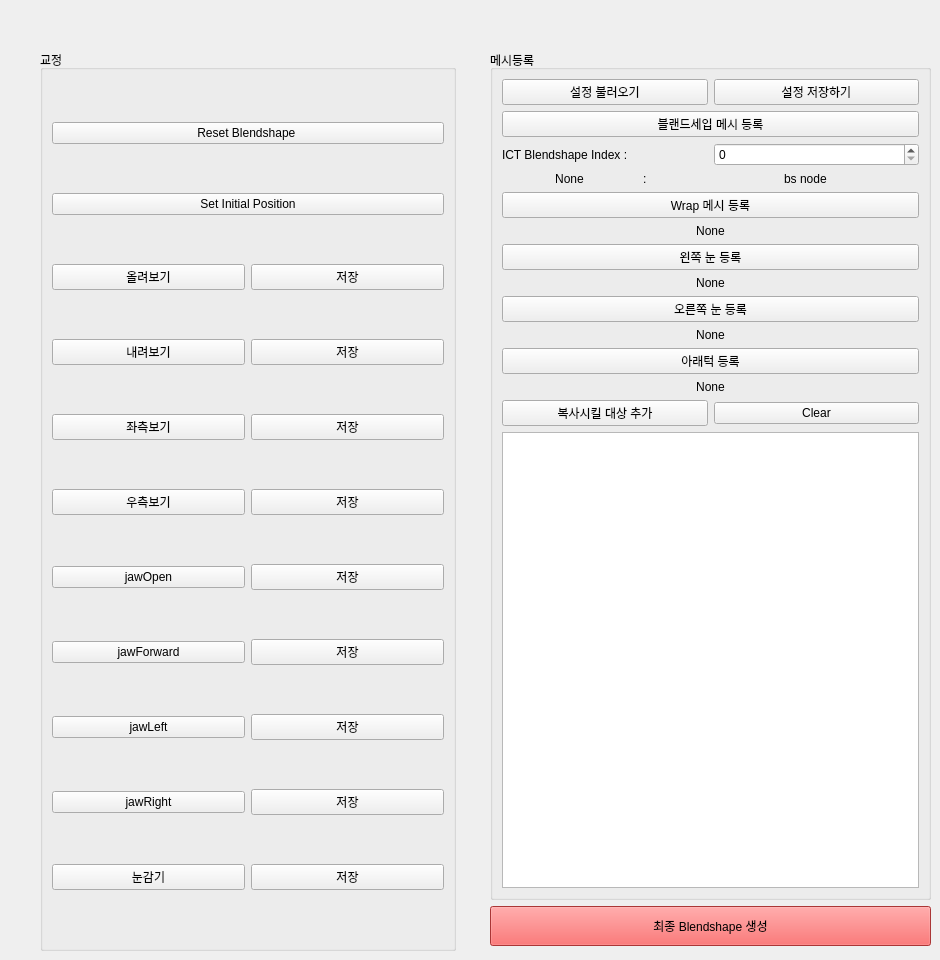
     <widget class="QWidget" name="tab_4">
      <attribute name="title">
       <string>BS Copy</string>
      </attribute>
      <widget class="QWidget" name="verticalLayoutWidget_5">
       <property name="geometry">
        <rect>
         <x>40</x>
         <y>50</y>
         <width>416</width>
         <height>901</height>
        </rect>
       </property>
       <layout class="QVBoxLayout" name="verticalLayout_16">
        <item>
         <widget class="QGroupBox" name="groupBox_4">
          <property name="title">
           <string>교정</string>
          </property>
          <layout class="QVBoxLayout" name="verticalLayout_18">
           <item>
            <widget class="QPushButton" name="pushButton_allResetBS">
             <property name="text">
              <string>Reset Blendshape </string>
             </property>
            </widget>
           </item>
           <item>
            <widget class="QPushButton" name="pushButton_saveDefaultPos">
             <property name="text">
              <string>Set Initial Position</string>
             </property>
            </widget>
           </item>
           <item>
            <layout class="QHBoxLayout" name="horizontalLayout_6">
             <item>
              <widget class="QPushButton" name="pushButton_eyeUp">
               <property name="text">
                <string>올려보기</string>
               </property>
              </widget>
             </item>
             <item>
              <widget class="QPushButton" name="pushButton_eyeUpSave">
               <property name="text">
                <string>저장</string>
               </property>
              </widget>
             </item>
            </layout>
           </item>
           <item>
            <layout class="QHBoxLayout" name="horizontalLayout_8">
             <item>
              <widget class="QPushButton" name="pushButton_eyeDown">
               <property name="text">
                <string>내려보기</string>
               </property>
              </widget>
             </item>
             <item>
              <widget class="QPushButton" name="pushButton_eyeDownSave">
               <property name="text">
                <string>저장</string>
               </property>
              </widget>
             </item>
            </layout>
           </item>
           <item>
            <layout class="QHBoxLayout" name="horizontalLayout_12">
             <item>
              <widget class="QPushButton" name="pushButton_eyeLeft">
               <property name="text">
                <string>좌측보기</string>
               </property>
              </widget>
             </item>
             <item>
              <widget class="QPushButton" name="pushButton_eyeLeftSave">
               <property name="text">
                <string>저장</string>
               </property>
              </widget>
             </item>
            </layout>
           </item>
           <item>
            <layout class="QHBoxLayout" name="horizontalLayout_13">
             <item>
              <widget class="QPushButton" name="pushButton_eyeRight">
               <property name="text">
                <string>우측보기</string>
               </property>
              </widget>
             </item>
             <item>
              <widget class="QPushButton" name="pushButton_eyeRightSave">
               <property name="text">
                <string>저장</string>
               </property>
              </widget>
             </item>
            </layout>
           </item>
           <item>
            <layout class="QHBoxLayout" name="horizontalLayout_4">
             <item>
              <widget class="QPushButton" name="pushButton_jawOpen">
               <property name="text">
                <string>jawOpen</string>
               </property>
              </widget>
             </item>
             <item>
              <widget class="QPushButton" name="pushButton_jawOpenSave">
               <property name="text">
                <string>저장</string>
               </property>
              </widget>
             </item>
            </layout>
           </item>
           <item>
            <layout class="QHBoxLayout" name="horizontalLayout_14">
             <item>
              <widget class="QPushButton" name="pushButton_jawForward">
               <property name="text">
                <string>jawForward</string>
               </property>
              </widget>
             </item>
             <item>
              <widget class="QPushButton" name="pushButton_jawForwardSave">
               <property name="text">
                <string>저장</string>
               </property>
              </widget>
             </item>
            </layout>
           </item>
           <item>
            <layout class="QHBoxLayout" name="horizontalLayout_15">
             <item>
              <widget class="QPushButton" name="pushButton_jawLeft">
               <property name="text">
                <string>jawLeft</string>
               </property>
              </widget>
             </item>
             <item>
              <widget class="QPushButton" name="pushButton_jawLeftSave">
               <property name="text">
                <string>저장</string>
               </property>
              </widget>
             </item>
            </layout>
           </item>
           <item>
            <layout class="QHBoxLayout" name="horizontalLayout_16">
             <item>
              <widget class="QPushButton" name="pushButton_jawRight">
               <property name="text">
                <string>jawRight</string>
               </property>
              </widget>
             </item>
             <item>
              <widget class="QPushButton" name="pushButton_jawRightSave">
               <property name="text">
                <string>저장</string>
               </property>
              </widget>
             </item>
            </layout>
           </item>
           <item>
            <layout class="QHBoxLayout" name="horizontalLayout_18">
             <item>
              <widget class="QPushButton" name="pushButton_closeEye">
               <property name="text">
                <string>눈감기</string>
               </property>
              </widget>
             </item>
             <item>
              <widget class="QPushButton" name="pushButton_closeEyeSave">
               <property name="text">
                <string>저장</string>
               </property>
              </widget>
             </item>
            </layout>
           </item>
          </layout>
         </widget>
        </item>
       </layout>
      </widget>
      <widget class="QWidget" name="verticalLayoutWidget_6">
       <property name="geometry">
        <rect>
         <x>490</x>
         <y>50</y>
         <width>441</width>
         <height>896</height>
        </rect>
       </property>
       <layout class="QVBoxLayout" name="verticalLayout_17">
        <item>
         <widget class="QGroupBox" name="groupBox_12">
          <property name="title">
           <string>메시등록</string>
          </property>
          <layout class="QVBoxLayout" name="verticalLayout_20">
           <item>
            <layout class="QHBoxLayout" name="horizontalLayout_20">
             <item>
              <widget class="QPushButton" name="pushButton_setLoad">
               <property name="text">
                <string>설정 불러오기</string>
               </property>
              </widget>
             </item>
             <item>
              <widget class="QPushButton" name="pushButton_setSave">
               <property name="text">
                <string>설정 저장하기</string>
               </property>
              </widget>
             </item>
            </layout>
           </item>
           <item>
            <widget class="QPushButton" name="pushButton_add_bsmesh">
             <property name="text">
              <string>블랜드세입 메시 등록</string>
             </property>
            </widget>
           </item>
           <item>
            <layout class="QHBoxLayout" name="horizontalLayout_21">
             <item>
              <widget class="QLabel" name="label_3">
               <property name="text">
                <string>ICT Blendshape Index : </string>
               </property>
              </widget>
             </item>
             <item>
              <widget class="QSpinBox" name="spinBox_bs_index">
               <property name="focusPolicy">
                <enum>Qt::NoFocus</enum>
               </property>
              </widget>
             </item>
            </layout>
           </item>
           <item>
            <layout class="QHBoxLayout" name="horizontalLayout_23">
             <item>
              <widget class="QLabel" name="label_blendshapemesh">
               <property name="text">
                <string>None</string>
               </property>
               <property name="alignment">
                <set>Qt::AlignCenter</set>
               </property>
              </widget>
             </item>
             <item>
              <widget class="QLabel" name="label_13">
               <property name="text">
                <string>:</string>
               </property>
              </widget>
             </item>
             <item>
              <widget class="QLabel" name="label_bsNode">
               <property name="text">
                <string>bs node</string>
               </property>
              </widget>
             </item>
            </layout>
           </item>
           <item>
            <widget class="QPushButton" name="pushButton_add_WrapMesh">
             <property name="text">
              <string>Wrap 메시 등록</string>
             </property>
            </widget>
           </item>
           <item>
            <widget class="QLabel" name="label_wrapmesh">
             <property name="text">
              <string>None</string>
             </property>
             <property name="alignment">
              <set>Qt::AlignCenter</set>
             </property>
            </widget>
           </item>
           <item>
            <widget class="QPushButton" name="pushButton_add_eyeL_mesh">
             <property name="text">
              <string>왼쪽 눈 등록</string>
             </property>
            </widget>
           </item>
           <item>
            <widget class="QLabel" name="label_eyeLmesh">
             <property name="text">
              <string>None</string>
             </property>
             <property name="alignment">
              <set>Qt::AlignCenter</set>
             </property>
            </widget>
           </item>
           <item>
            <widget class="QPushButton" name="pushButton_add_eyeR_mesh">
             <property name="text">
              <string>오른쪽 눈 등록</string>
             </property>
            </widget>
           </item>
           <item>
            <widget class="QLabel" name="label_eyeRmesh">
             <property name="text">
              <string>None</string>
             </property>
             <property name="alignment">
              <set>Qt::AlignCenter</set>
             </property>
            </widget>
           </item>
           <item>
            <widget class="QPushButton" name="pushButton_add_jaw_mesh">
             <property name="text">
              <string>아래턱 등록</string>
             </property>
            </widget>
           </item>
           <item>
            <widget class="QLabel" name="label_jawmesh">
             <property name="text">
              <string>None</string>
             </property>
             <property name="alignment">
              <set>Qt::AlignCenter</set>
             </property>
            </widget>
           </item>
           <item>
            <layout class="QHBoxLayout" name="horizontalLayout_24">
             <item>
              <widget class="QPushButton" name="pushButton_addExtraMesh">
               <property name="text">
                <string>복사시킬 대상 추가</string>
               </property>
              </widget>
             </item>
             <item>
              <widget class="QPushButton" name="pushButton_clearExtramesh">
               <property name="text">
                <string>Clear</string>
               </property>
              </widget>
             </item>
            </layout>
           </item>
           <item>
            <widget class="QListWidget" name="listWidget"/>
           </item>
          </layout>
         </widget>
        </item>
        <item>
         <widget class="QPushButton" name="pushButton_bsCopy">
          <property name="minimumSize">
           <size>
            <width>0</width>
            <height>40</height>
           </size>
          </property>
          <property name="styleSheet">
           <string notr="true">background-color: rgb(238,75, 75);</string>
          </property>
          <property name="text">
           <string>최종 Blendshape 생성</string>
          </property>
         </widget>
        </item>
       </layout>
      </widget>
     </widget>
